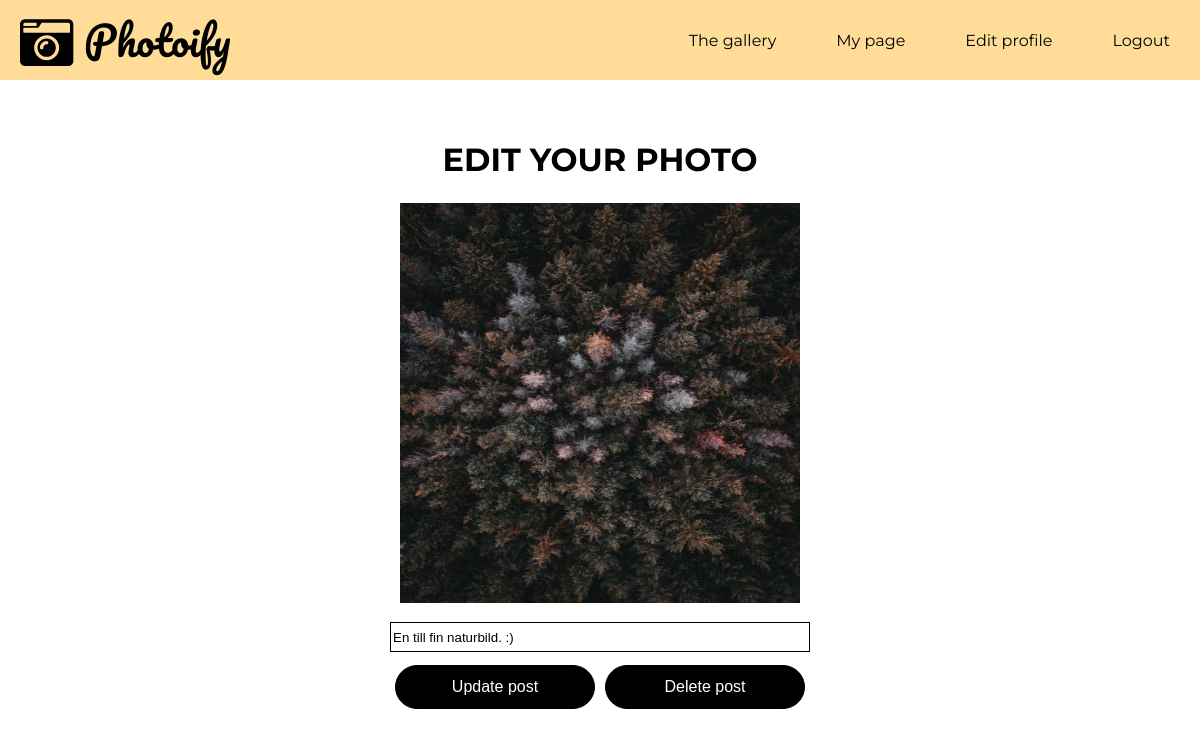
/edit-post.php?post_id=62 (signed in), run on the app's committed database.
### tables this page shows
CREATE TABLE "posts" (
	`post_id`	INTEGER NOT NULL PRIMARY KEY AUTOINCREMENT,
	`post`	TEXT NOT NULL,
	`date`	TEXT,
	`user_id`	INTEGER,
	`content`	TEXT
);

### app/functions.php (called while the page is built, shortened)
<?php
function editPosts(){
    $config = require __DIR__.'/config.php';
    $pdo = new PDO($config['database_path']);
    $editPost = filter_var($_GET['post_id'],FILTER_SANITIZE_STRING);
    $statement = $pdo->prepare(
        "SELECT *
        FROM posts
        WHERE post_id = $editPost");
        $statement->execute();
        $onePost = $statement->fetch(PDO::FETCH_ASSOC);
        return $onePost;
    }

### edit-post.php (the view, shortened to what this page needs)
<?php require __DIR__.'/views/header.php'; ?>
<?php if (isset($_GET['post_id'])): ?>
<?php
    $onePost = editPosts();
    ?>
        <?php endif; ?>
<div class="edit-post-page">
    <h1>Edit your photo</h1>
        <img class="one-post" src="image/post/<?php echo $onePost['post'];?>" alt="photoify">
        <br>
        <form class="edit-post" action="app/posts/update.php" method="post">
            <p>
                <input type="text" value="<?php echo $onePost['content'];?>" name="content" id=content maxlength="50">
            </p>
    <div class="button-div">
            <button type="submit" class="save-button">Update post</button>
        </form>
        <form class="delete-post" action="app/posts/delete.php" method="post">
                <button class="delete-post-button" type="submit" class="delete">Delete post</button>
            </div>
    </div>
<?php require __DIR__.'/views/footer.php'; ?>

### assets/styles/main.css (style rules this page uses)
* { box-sizing: border-box; margin: 0px; }
body { width: 100%; height: 100vh; background-color: #ffff; display:flex; flex-direction: column; font-family: 'Montserrat', sans-serif; }
@media screen and (min-width: 600px) { * { box-sizing: border-box; margin: 0px; } }
@media screen and (min-width: 800px) { * { box-sizing: border-box; margin: 0px; } }

### assets/styles/mypage.css (style rules this page uses)
.edit-post-page { width: 100%; margin-top: 5%; display: flex; flex-direction: column; justify-content: center; align-items: center; }
.one-post { width: 300px; height: 300px; }
.edit-post-page h1 { font-size: 2em; text-transform: uppercase; padding-bottom: 2%; }
.edit-post-page input { width: 300px; height: 30px; border: 0.1em solid #000000; }
.delete-post-button, .save-button { margin-bottom: 3%; margin-top: 3%; padding:0.35em 1.2em; width: 200px; height: 44px; border-radius: 2em; border: 0.1em solid #000000; color: #FFFFFF; background-color: #000000; font-size: 1em; }
.button-div { display: flex; flex-direction: column; align-items: center; justify-content: space-around; }
@media screen and (min-width: 800px) { .one-post { width: 400px; height: 400px; } }
@media screen and (min-width: 800px) { .edit-post-page h1 { font-size: 2em; text-transform: uppercase; padding-bottom: 2%; } }
@media screen and (min-width: 800px) { .edit-post-page input { width: 420px; height: 30px; border: 0.1em solid #000000; } }
@media screen and (min-width: 800px) { .button-div { display: flex; flex-direction: row; align-items: center; align-content: space-between; } }

### data on the page
posts: post (picture), content "En till fin naturbild. :)"
